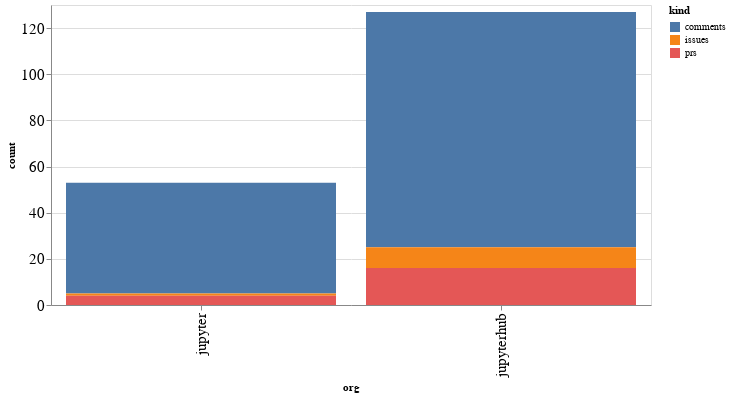

This figure's notebook cell:
### Code cell
alt.Chart(org_summaries, width=600).mark_bar().encode(
    x='org',
    y='count',
    color='kind',
    tooltip="org"
)

### Figure 1 — Vega-Lite specification as saved in the notebook (floating-point values rounded to 4 significant figures)
{"config": {"axisLeft": {"labelFontSize": 15}, "axisBottom": {"labelFontSize": 15}}, "data": {"name": "data-0edfbd9513f7bd55c9d3d6e53d10e731"}, "mark": "bar", "encoding": {"color": {"type": "nominal", "field": "kind"}, "tooltip": {"type": "nominal", "field": "org"}, "x": {"type": "nominal", "field": "org"}, "y": {"type": "quantitative", "field": "count"}}, "width": 600, "$schema": "https://vega.github.io/schema/vega-lite/v4.8.1.json", "datasets": {"data-0edfbd9513f7bd55c9d3d6e53d10e731": [{"org": "jupyter", "kind": "comments", "count": 48}, {"org": "jupyter", "kind": "issues", "count": 1}, {"org": "jupyter", "kind": "prs", "count": 4}, {"org": "jupyterhub", "kind": "comments", "count": 102}, {"org": "jupyterhub", "kind": "issues", "count": 9}, {"org": "jupyterhub", "kind": "prs", "count": 16}]}}
